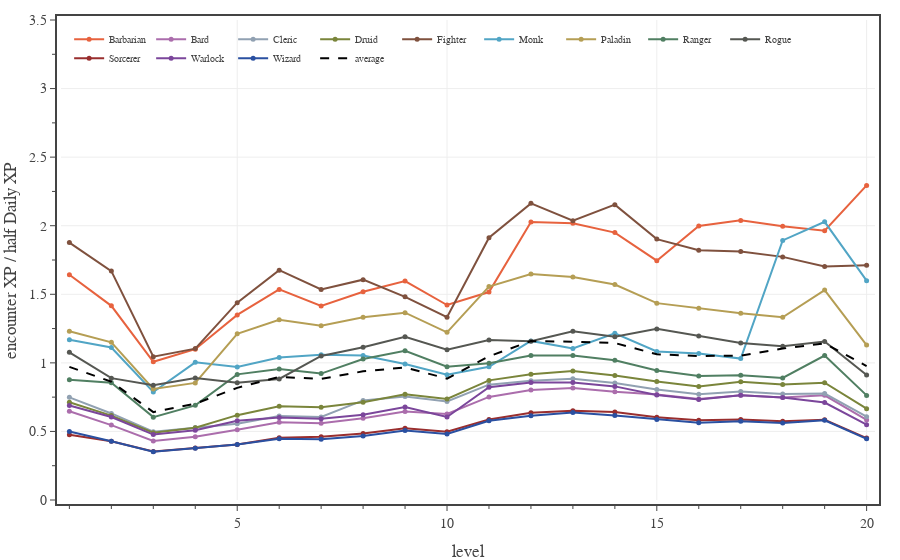

This figure's notebook cell:
### Code cell
# Plots encounter XP for each class, calculated for a full adventuring day with Medium encounters and two short rests.
encounter_difficulty = 'Medium'
pc_data_file = f'./pc data - {encounter_difficulty} 2 short rests.json'

with open(pc_data_file, 'r') as fin:
    pc_data = json.load(fin)

levels = np.array(range(1,21,1))
enc_XP_budget = 0.5 * np.array(ENCOUNTER_DIFFICULTIES['Daily']['XP'])

fig = go.Figure(
    layout=go.Layout(
        template=TFB_TEMPLATE,
        xaxis=dict(
            title_text='level',
            range=[0.8, 20.2],
            tick0=0, dtick=5,
            minor=dict(tick0=0, dtick=1),
        ),
        yaxis=dict(
            title_text='encounter XP / half Daily XP',
            range=[0.0, 3.5],
            tick0=0, dtick=0.5,
            minor=dict(tick0=0, dtick=0.25),
        ),
        legend=dict(
            yanchor='top',  y=0.99,
            xanchor='left', x=0.01,
            bgcolor='rgba(0,0,0,0)',
        )
    )
)

eXPmean = np.zeros(20)
for pc in PC_CLASSES:
    eXP  = np.array([x['encounter XP mean'] for x in pc_data[pc]])
    eXPmean += eXP
    fig.add_trace(go.Scatter(
        x=levels, 
        y=eXP/enc_XP_budget,
        mode='lines+markers', 
        line={'color': PC_CLASSES[pc]['color']},
        marker={'size': 5},
        unselected=dict(marker=dict(opacity=0.0)),
        name=pc,
        hovertemplate=
            '<b>'+pc+'</b><br>'+
            'lvl %{x}<br>'+
            'enc XP %{y:.2f}'+
            '<extra></extra>'
    ))

eXPmean /= len(PC_CLASSES)
fig.add_trace(go.Scatter(
    x=levels, 
    y=eXPmean/enc_XP_budget,
    mode='lines', 
    line=dict(color='black', dash='dash'),
    unselected=dict(marker=dict(opacity=0.0)),
    name='average',
    hoverinfo='skip'
))


# show figure
fig.show(config=TFB_CONFIG)

# save large format figure
if SAVEFIGS:
    file_name = f'./fig-pcs-encounter-xp-vs-level-{encounter_difficulty.lower()}-adventuring-days-large.html'
    fig_html = fig.to_html(
        config=TFB_CONFIG,
        include_plotlyjs=False, 
        full_html=False, 
    )
    fig_soup = BeautifulSoup(fig_html, 'html.parser')
    fig_soup.div['class'] = 'plotly-div-large'
    with open(file_name, 'wb') as fout:
        fout.write(fig_soup.prettify('utf-8'))

# save small format figure
if SAVEFIGS:
    fig.update_traces(marker=dict(size=4))
    fig.update_layout(font=dict(size=10), legend=dict(font_size=8))
    file_name = f'./fig-pcs-encounter-xp-vs-level-{encounter_difficulty.lower()}-adventuring-days-small.html'
    fig_html = fig.to_html(
        config=TFB_CONFIG,
        include_plotlyjs=False, 
        full_html=False, 
    )
    fig_soup = BeautifulSoup(fig_html, 'html.parser')
    fig_soup.div['class'] = 'plotly-div-small'
    with open(file_name, 'wb') as fout:
        fout.write(fig_soup.prettify('utf-8'))

### Figure 1 — Plotly figure (JSON) as saved in the notebook; plotly's stock layout.template omitted (floating-point values rounded to 4 significant figures)
{"data": [{"hovertemplate": "<b>Barbarian</b><br>lvl %{x}<br>enc XP %{y:.2f}<extra></extra>", "line": {"color": "#E7623E"}, "marker": {"size": 5}, "mode": "lines+markers", "name": "Barbarian", "type": "scatter", "unselected": {"marker": {"opacity": 0}}, "x": [1, 2, 3, 4, 5, 6, 7, 8, 9, 10, 11, 12, 13, 14, 15, 16, 17, 18, 19, 20], "y": [1.642, 1.416, 1.008, 1.1, 1.349, 1.536, 1.415, 1.518, 1.596, 1.422, 1.516, 2.028, 2.017, 1.95, 1.745, 1.999, 2.039, 1.996, 1.964, 2.294]}, {"hovertemplate": "<b>Bard</b><br>lvl %{x}<br>enc XP %{y:.2f}<extra></extra>", "line": {"color": "#AB6DAC"}, "marker": {"size": 5}, "mode": "lines+markers", "name": "Bard", "type": "scatter", "unselected": {"marker": {"opacity": 0}}, "x": [1, 2, 3, 4, 5, 6, 7, 8, 9, 10, 11, 12, 13, 14, 15, 16, 17, 18, 19, 20], "y": [0.6475, 0.546, 0.4299, 0.4608, 0.5129, 0.5672, 0.5602, 0.5968, 0.6453, 0.6267, 0.7518, 0.8023, 0.8166, 0.7889, 0.7685, 0.7359, 0.7643, 0.7478, 0.7633, 0.584]}, {"hovertemplate": "<b>Cleric</b><br>lvl %{x}<br>enc XP %{y:.2f}<extra></extra>", "line": {"color": "#91A1B2"}, "marker": {"size": 5}, "mode": "lines+markers", "name": "Cleric", "type": "scatter", "unselected": {"marker": {"opacity": 0}}, "x": [1, 2, 3, 4, 5, 6, 7, 8, 9, 10, 11, 12, 13, 14, 15, 16, 17, 18, 19, 20], "y": [0.7485, 0.6311, 0.4981, 0.528, 0.556, 0.6132, 0.6056, 0.7262, 0.7554, 0.7191, 0.8411, 0.8703, 0.8833, 0.8533, 0.8059, 0.7717, 0.7908, 0.7738, 0.7758, 0.6074]}, {"hovertemplate": "<b>Druid</b><br>lvl %{x}<br>enc XP %{y:.2f}<extra></extra>", "line": {"color": "#7A853B"}, "marker": {"size": 5}, "mode": "lines+markers", "name": "Druid", "type": "scatter", "unselected": {"marker": {"opacity": 0}}, "x": [1, 2, 3, 4, 5, 6, 7, 8, 9, 10, 11, 12, 13, 14, 15, 16, 17, 18, 19, 20], "y": [0.7128, 0.6156, 0.491, 0.5275, 0.6187, 0.6843, 0.6771, 0.7121, 0.7702, 0.7365, 0.8723, 0.9171, 0.9401, 0.9086, 0.8641, 0.8277, 0.8613, 0.843, 0.8553, 0.6658]}, {"hovertemplate": "<b>Fighter</b><br>lvl %{x}<br>enc XP %{y:.2f}<extra></extra>", "line": {"color": "#7F513E"}, "marker": {"size": 5}, "mode": "lines+markers", "name": "Fighter", "type": "scatter", "unselected": {"marker": {"opacity": 0}}, "x": [1, 2, 3, 4, 5, 6, 7, 8, 9, 10, 11, 12, 13, 14, 15, 16, 17, 18, 19, 20], "y": [1.877, 1.669, 1.045, 1.104, 1.439, 1.676, 1.536, 1.607, 1.481, 1.333, 1.912, 2.163, 2.036, 2.153, 1.902, 1.822, 1.812, 1.773, 1.703, 1.712]}, {"hovertemplate": "<b>Monk</b><br>lvl %{x}<br>enc XP %{y:.2f}<extra></extra>", "line": {"color": "#51A5C5"}, "marker": {"size": 5}, "mode": "lines+markers", "name": "Monk", "type": "scatter", "unselected": {"marker": {"opacity": 0}}, "x": [1, 2, 3, 4, 5, 6, 7, 8, 9, 10, 11, 12, 13, 14, 15, 16, 17, 18, 19, 20], "y": [1.169, 1.112, 0.7879, 1.004, 0.9698, 1.038, 1.058, 1.054, 0.992, 0.9133, 0.9714, 1.16, 1.105, 1.215, 1.083, 1.068, 1.031, 1.893, 2.028, 1.599]}, {"hovertemplate": "<b>Paladin</b><br>lvl %{x}<br>enc XP %{y:.2f}<extra></extra>", "line": {"color": "#B59E54"}, "marker": {"size": 5}, "mode": "lines+markers", "name": "Paladin", "type": "scatter", "unselected": {"marker": {"opacity": 0}}, "x": [1, 2, 3, 4, 5, 6, 7, 8, 9, 10, 11, 12, 13, 14, 15, 16, 17, 18, 19, 20], "y": [1.231, 1.15, 0.8091, 0.854, 1.212, 1.315, 1.27, 1.332, 1.366, 1.223, 1.557, 1.647, 1.626, 1.571, 1.436, 1.399, 1.361, 1.332, 1.531, 1.129]}, {"hovertemplate": "<b>Ranger</b><br>lvl %{x}<br>enc XP %{y:.2f}<extra></extra>", "line": {"color": "#507F62"}, "marker": {"size": 5}, "mode": "lines+markers", "name": "Ranger", "type": "scatter", "unselected": {"marker": {"opacity": 0}}, "x": [1, 2, 3, 4, 5, 6, 7, 8, 9, 10, 11, 12, 13, 14, 15, 16, 17, 18, 19, 20], "y": [0.8769, 0.855, 0.6043, 0.6901, 0.916, 0.9546, 0.9217, 1.027, 1.089, 0.9717, 0.9976, 1.054, 1.054, 1.018, 0.9436, 0.9037, 0.9092, 0.8897, 1.053, 0.7629]}, {"hovertemplate": "<b>Rogue</b><br>lvl %{x}<br>enc XP %{y:.2f}<extra></extra>", "line": {"color": "#555752"}, "marker": {"size": 5}, "mode": "lines+markers", "name": "Rogue", "type": "scatter", "unselected": {"marker": {"opacity": 0}}, "x": [1, 2, 3, 4, 5, 6, 7, 8, 9, 10, 11, 12, 13, 14, 15, 16, 17, 18, 19, 20], "y": [1.077, 0.8885, 0.836, 0.8903, 0.8545, 0.8827, 1.05, 1.114, 1.19, 1.096, 1.167, 1.158, 1.231, 1.19, 1.248, 1.195, 1.145, 1.121, 1.156, 0.9113]}, {"hovertemplate": "<b>Sorcerer</b><br>lvl %{x}<br>enc XP %{y:.2f}<extra></extra>", "line": {"color": "#992E2E"}, "marker": {"size": 5}, "mode": "lines+markers", "name": "Sorcerer", "type": "scatter", "unselected": {"marker": {"opacity": 0}}, "x": [1, 2, 3, 4, 5, 6, 7, 8, 9, 10, 11, 12, 13, 14, 15, 16, 17, 18, 19, 20], "y": [0.4756, 0.429, 0.3531, 0.3798, 0.4041, 0.453, 0.4616, 0.4849, 0.5238, 0.4975, 0.5874, 0.6356, 0.6511, 0.6422, 0.6029, 0.5813, 0.5871, 0.5746, 0.5846, 0.4515]}, {"hovertemplate": "<b>Warlock</b><br>lvl %{x}<br>enc XP %{y:.2f}<extra></extra>", "line": {"color": "#7B469B"}, "marker": {"size": 5}, "mode": "lines+markers", "name": "Warlock", "type": "scatter", "unselected": {"marker": {"opacity": 0}}, "x": [1, 2, 3, 4, 5, 6, 7, 8, 9, 10, 11, 12, 13, 14, 15, 16, 17, 18, 19, 20], "y": [0.6892, 0.6048, 0.4769, 0.508, 0.5781, 0.6014, 0.592, 0.6213, 0.6784, 0.6055, 0.8229, 0.8565, 0.8575, 0.8284, 0.7657, 0.7332, 0.7634, 0.7469, 0.7104, 0.5495]}, {"hovertemplate": "<b>Wizard</b><br>lvl %{x}<br>enc XP %{y:.2f}<extra></extra>", "line": {"color": "#2A50A1"}, "marker": {"size": 5}, "mode": "lines+markers", "name": "Wizard", "type": "scatter", "unselected": {"marker": {"opacity": 0}}, "x": [1, 2, 3, 4, 5, 6, 7, 8, 9, 10, 11, 12, 13, 14, 15, 16, 17, 18, 19, 20], "y": [0.499, 0.429, 0.3515, 0.378, 0.4041, 0.4467, 0.4434, 0.467, 0.5074, 0.4809, 0.5784, 0.6151, 0.6375, 0.616, 0.5878, 0.563, 0.574, 0.5618, 0.5808, 0.4462]}, {"hoverinfo": "skip", "line": {"color": "black", "dash": "dash"}, "mode": "lines", "name": "average", "type": "scatter", "unselected": {"marker": {"opacity": 0}}, "x": [1, 2, 3, 4, 5, 6, 7, 8, 9, 10, 11, 12, 13, 14, 15, 16, 17, 18, 19, 20], "y": [0.9705, 0.8622, 0.6409, 0.702, 0.8179, 0.8973, 0.8826, 0.9384, 0.9662, 0.8854, 1.048, 1.159, 1.155, 1.145, 1.063, 1.05, 1.053, 1.104, 1.142, 0.9761]}], "layout": {"legend": {"bgcolor": "rgba(0,0,0,0)", "x": 0.01, "xanchor": "left", "y": 0.99, "yanchor": "top"}, "xaxis": {"dtick": 5, "minor": {"dtick": 1, "tick0": 0}, "range": [0.8, 20.2], "tick0": 0, "title": {"text": "level"}}, "yaxis": {"dtick": 0.5, "minor": {"dtick": 0.25, "tick0": 0}, "range": [0, 3.5], "tick0": 0, "title": {"text": "encounter XP / half Daily XP"}}}}
